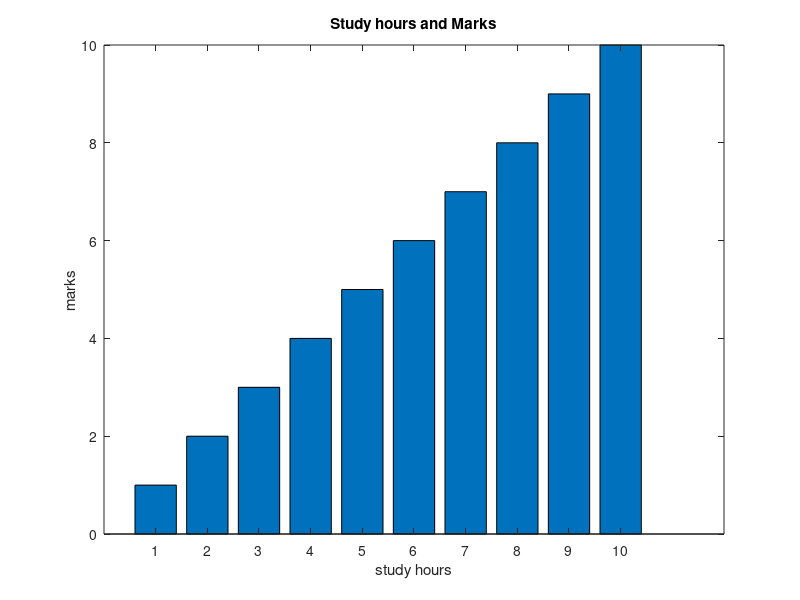

Recreate this plot in MATLAB.


A=1:10;

B=[50 55 60 65 70 75 80 85 90 95]; figure;bar(A);

xlabel('study hours')

ylabel('marks')

title('Study hours and Marks')